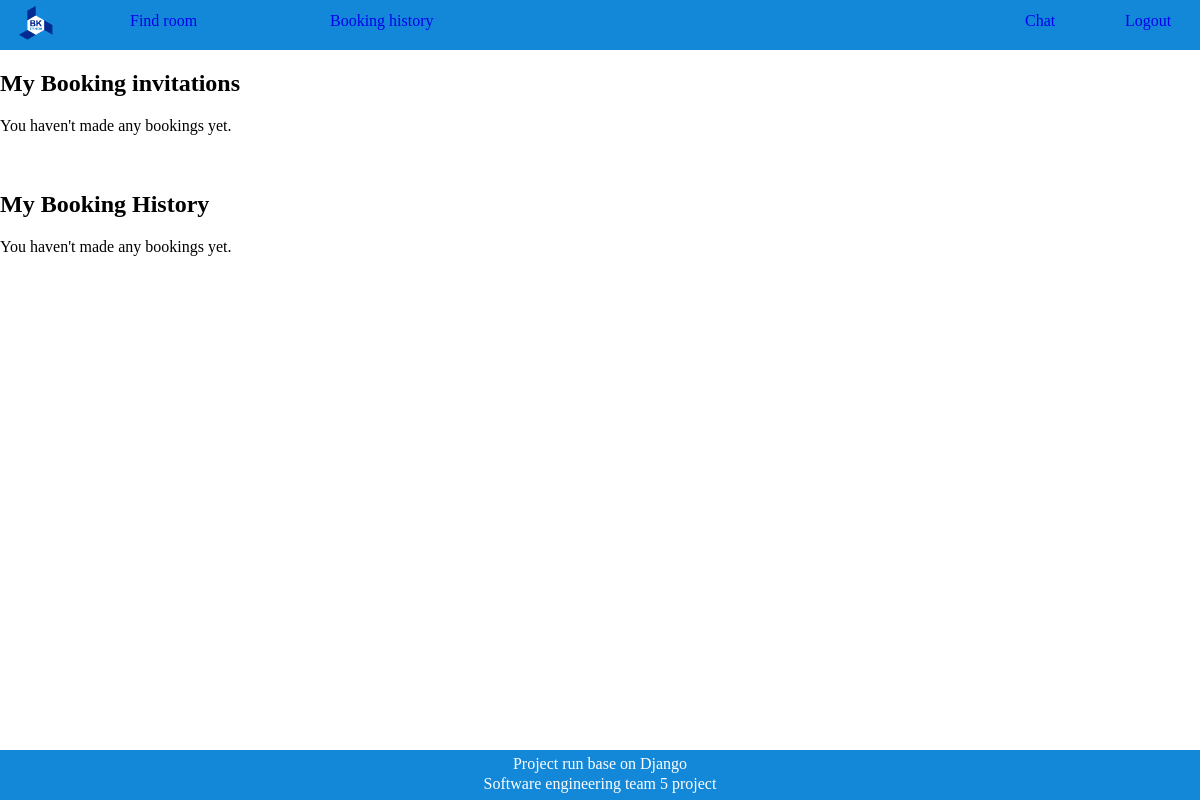
Page /book/booking-history/ (signed in) on the earlier database version.
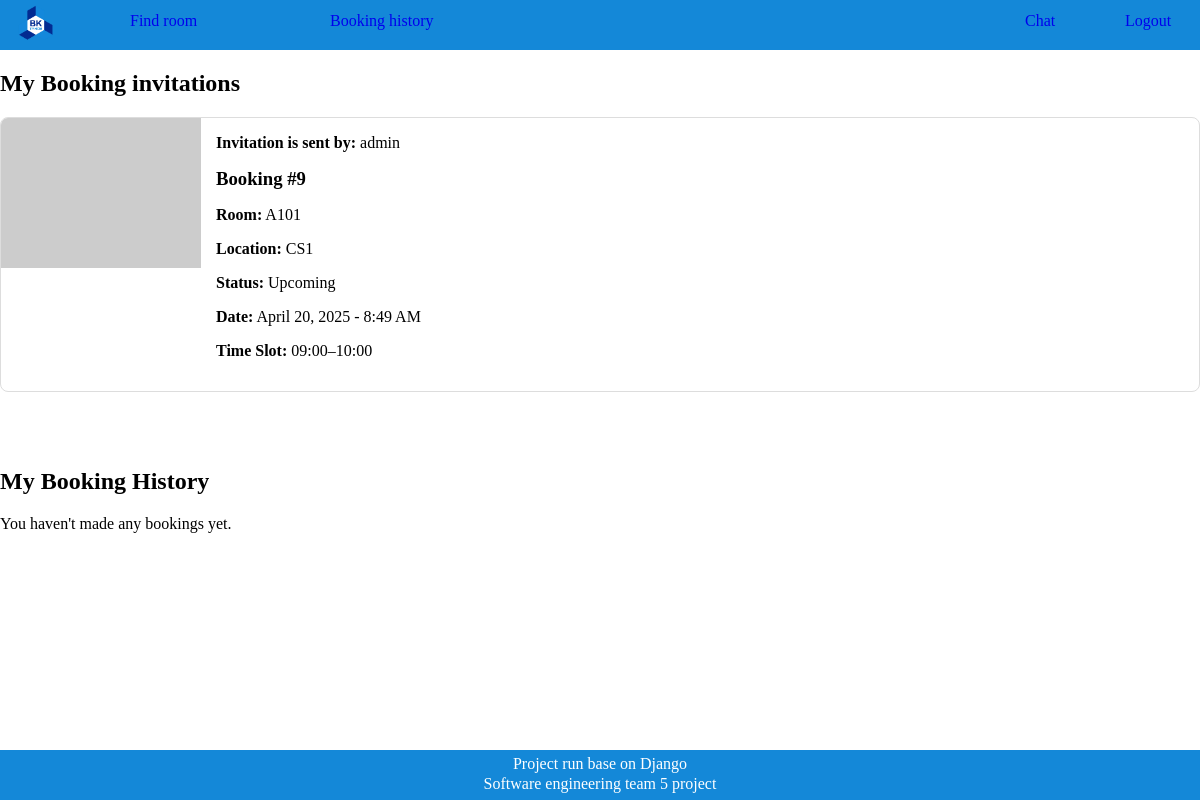
Same page on the later database version.
### librarianAdmin/models.py (models this page shows, shortened)
class Invitation(models.Model):
    booking = models.ForeignKey(BookingHistory, on_delete=models.CASCADE, related_name='invitations')
    inviter = models.ForeignKey(Users, on_delete=models.CASCADE, related_name='sent_invitations')
    invitee_email = models.EmailField(default='NG')
    invitee_username = models.CharField(max_length=20, default='NG')
    status = models.CharField(max_length=20, default='Pending')
    created_at = models.DateTimeField(auto_now_add=True)

class Users (AbstractUser):
    STATUS_CHOICES = [ #https://vindevs.com/blog/how-to-use-django-field-choices-with-code-examples-p60/  https://youtu.be/bpLJqMiv7UI?si=pGcQPRY6w78blnp1
        ('G', 'General User'),
        ('L', 'Librarian'),
        ('A', 'Admin'),
    ]
    status = models.CharField(max_length=1, choices=STATUS_CHOICES, default='G')
    name = models.CharField(max_length=100)
    email = models.EmailField(unique=True)
    image = models.ImageField(upload_to='students/', null=True, blank=True)
    def __str__(self):
        return self.username

class BookingHistory(models.Model):
    roomID = models.CharField(max_length=10)
    location = models.CharField(max_length=10, default='LTK')  # LTK or other location
    slug = models.SlugField(
        verbose_name="Friendly URL",
        help_text="URL-friendly version of the booking info.",
        unique=True,
        blank=True  # allow it to be blank until auto-generated
    )
    date = models.DateTimeField(auto_now_add=True)
    date_booking = models.DateTimeField(default = '2025-01-01')
    person = models.ManyToManyField(Users, related_name='book')
    TIME_SLOT_CHOICES = [
        ('08:00–09:00', '08:00–09:00'),
        ('09:00–10:00', '09:00–10:00'),
        ('10:00–11:00', '10:00–11:00'),
        ('11:00–12:00', '11:00–12:00'),
        ('12:00–13:00', '12:00–13:00'),
        ('13:00–14:00', '13:00–14:00'),
        ('14:00–15:00', '14:00–15:00'),
        ('15:00–16:00', '15:00–16:00'),
        ('16:00–17:00', '16:00–17:00'),
        ('17:00–18:00', '17:00–18:00'),
        ('18:00–19:00', '18:00–19:00'),
    ]
    time_slot = models.CharField(max_length=20, choices=TIME_SLOT_CHOICES,default='08:00–09:00')
    is_cancelled = models.BooleanField(default=False)

### librarianAdmin/views.py (the view)
# urls.py: path('booking-history/', views.booking_history, name='booking_history'),
@login_required
def booking_history(request):
    bookings = request.user.book.filter(is_cancelled=False).order_by('-date')
    invitation = Invitation.objects.filter(invitee_username=request.user.username)
    return render(request, 'booking/booking_history.html', {'bookings': bookings, 'invitation': invitation})

### templates/booking/booking_history.html (shortened to what this page needs)
{% extends 'general_main.html' %}
{% block content %}
<!DOCTYPE html>
<html lang="en">
<head>
</head>
<body class="p-4 bg-light">
  <h2 class="mb-4">My Booking invitations</h2>
  {% for invite in invitation %}
  <div class="booking-card">
    <img
      src="https://via.placeholder.com/200x150?text=Room+{{ booking.roomID|default:'N/A' }}"
      alt="Room {{ booking.roomID|default:'N/A' }}"
      class="booking-image"
    >
    <div class="booking-details" style = "padding-top:0px;">
		<p><strong>Invitation is sent by:</strong> {{ invite.inviter|default:"(no time slot)" }}</p>
      <h3 style="margin:0px;">Booking #{{ invite.booking.id }}</h3>
      <p><strong>Room:</strong> {{ invite.booking.roomID|default:"(no room)" }}</p>
      <p><strong>Location:</strong> {{ invite.booking.location|default:"(no location)" }}</p>
      {% if invite.booking.is_cancelled %}
        <p><strong>Status:</strong> Cancelled</p>
      {% else %}
        <p><strong>Status:</strong> Upcoming</p>
      {% endif %}
      <p><strong>Date:</strong> {{ invite.booking.date|date:"F j, Y - g:i A"|default:"(no date)" }}</p>
      <p><strong>Time Slot:</strong> {{ invite.booking.time_slot|default:"(no time slot)" }}</p>
    </div>
  </div>
  {% empty %}
    <div class="alert alert-info">You haven't made any bookings yet.</div>
  {% endfor %}
  <br></br>
  <h2 class="mb-4">My Booking History</h2>
  {% for booking in bookings %}
  <div class="booking-card">
    <img
      src="https://via.placeholder.com/200x150?text=Room+{{ booking.roomID|default:'N/A' }}"
      alt="Room {{ booking.roomID|default:'N/A' }}"
      class="booking-image"
    >
    <div class="booking-details" style = "padding-top:0px;">
      <h3 style="margin:0px;">Booking #{{ booking.id }}</h3>
      <p><strong>Room:</strong> {{ booking.roomID|default:"(no room)" }}</p>
      <p><strong>Location:</strong> {{ booking.location|default:"(no location)" }}</p>
      {% if booking.is_cancelled %}
        <p><strong>Status:</strong> Cancelled</p>
      {% else %}
        <p><strong>Status:</strong> Upcoming</p>
      {% endif %}
      <p><strong>Date:</strong> {{ booking.date|date:"F j, Y - g:i A"|default:"(no date)" }}</p>
      <p><strong>Time Slot:</strong> {{ booking.time_slot|default:"(no time slot)" }}</p>
      <div class="booking-buttons">
        <!--<a href="{% url 'librarianAdmin:booking_detail' booking.id %}" class="btn btn-primary">
          View Detail
        </a>-->
        <a href="{% url 'librarianAdmin:send_invitation' booking.id %}" class="btn btn-warning" style = "background-color: #FFFF00; padding: 10px 24px;text-decoration: none;">
          Invite
        </a>
        <!--<a href="{% url 'librarianAdmin:rebook' booking.id %}" class="btn btn-secondary">
          Rebook
        </a>-->
		<a href="{% url 'librarianAdmin:cancel_booking' booking.id %}" class="btn btn-secondary" style = "background-color: #e7e7e7; color: black; padding: 10px 24px;text-decoration: none;">
          Cancel booking
        </a>
      </div>
    </div>
  </div>
  {% empty %}
    <div class="alert alert-info">You haven't made any bookings yet.</div>
  {% endfor %}
</body>
</html>
{% endblock %}

Differences in the rows shown:
added Invitation: inviter "admin", booking.id "9", booking.roomID "A101", booking.location "CS1", shows "Status:", booking "April 20, 2025 - 8:49 AM", booking.time_slot "09:00–10:00"
Other differences:
text no longer shown: "You haven't made any bookings yet."
